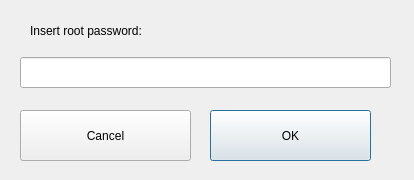
<?xml version="1.0" encoding="UTF-8"?>
<ui version="4.0">
 <class>qsudo</class>
 <widget class="QMainWindow" name="qsudo">
  <property name="windowModality">
   <enum>Qt::WindowModal</enum>
  </property>
  <property name="geometry">
   <rect>
    <x>0</x>
    <y>0</y>
    <width>414</width>
    <height>180</height>
   </rect>
  </property>
  <property name="contextMenuPolicy">
   <enum>Qt::PreventContextMenu</enum>
  </property>
  <property name="windowTitle">
   <string>qsudo</string>
  </property>
  <property name="inputMethodHints">
   <set>Qt::ImhHiddenText</set>
  </property>
  <widget class="QWidget" name="centralWidget">
   <widget class="QPushButton" name="okButton">
    <property name="geometry">
     <rect>
      <x>210</x>
      <y>110</y>
      <width>161</width>
      <height>51</height>
     </rect>
    </property>
    <property name="focusPolicy">
     <enum>Qt::StrongFocus</enum>
    </property>
    <property name="text">
     <string>OK</string>
    </property>
    <property name="autoDefault">
     <bool>true</bool>
    </property>
    <property name="default">
     <bool>true</bool>
    </property>
   </widget>
   <widget class="QPushButton" name="cancelButton">
    <property name="geometry">
     <rect>
      <x>20</x>
      <y>110</y>
      <width>171</width>
      <height>51</height>
     </rect>
    </property>
    <property name="text">
     <string>Cancel</string>
    </property>
    <property name="flat">
     <bool>false</bool>
    </property>
   </widget>
   <widget class="QLineEdit" name="rootPassword">
    <property name="geometry">
     <rect>
      <x>20</x>
      <y>57</y>
      <width>371</width>
      <height>31</height>
     </rect>
    </property>
    <property name="focusPolicy">
     <enum>Qt::ClickFocus</enum>
    </property>
    <property name="inputMethodHints">
     <set>Qt::ImhNone</set>
    </property>
    <property name="text">
     <string/>
    </property>
    <property name="echoMode">
     <enum>QLineEdit::Password</enum>
    </property>
    <property name="dragEnabled">
     <bool>true</bool>
    </property>
    <property name="clearButtonEnabled">
     <bool>false</bool>
    </property>
   </widget>
   <widget class="QLabel" name="label">
    <property name="geometry">
     <rect>
      <x>30</x>
      <y>10</y>
      <width>351</width>
      <height>41</height>
     </rect>
    </property>
    <property name="text">
     <string>Insert root password:</string>
    </property>
   </widget>
   <zorder>cancelButton</zorder>
   <zorder>okButton</zorder>
   <zorder>rootPassword</zorder>
   <zorder>label</zorder>
  </widget>
 </widget>
 <layoutdefault spacing="6" margin="11"/>
 <resources/>
 <connections/>
</ui>
